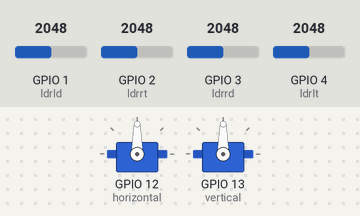
This sketch was run on a simulated ESP32-S2. Shown: 2 × servo. Inputs (shaded band) come from the test bench; at power-on: GPIO 1 (ldrld) = 2048, GPIO 2 (ldrrt) = 2048, GPIO 3 (ldrrd) = 2048, GPIO 4 (ldrlt) = 2048.

Above: at 1.2 s.
1.3 s: GPIO 1 (ldrld) set to 2171
2.8 s: GPIO 1 (ldrld) set to 2278
At 3.28 s:
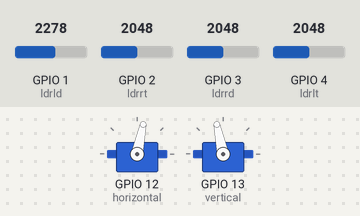
5.8 s: GPIO 2 (ldrrt) set to 2399
At 5.8 s:
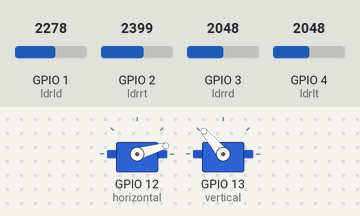
7.3 s: GPIO 2 (ldrrt) set to 2501
At 7.78 s:
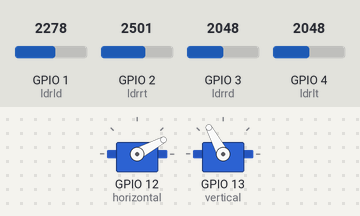
10.3 s: GPIO 3 (ldrrd) set to 2375
At 10.45 s:
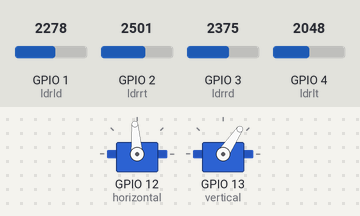
13.3 s: GPIO 3 (ldrrd) set to 2493
At 16.7 s:
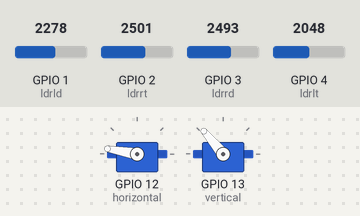
Timing chart, 0 to 17.3 s (numbered marks = the images above; inputs shaded):
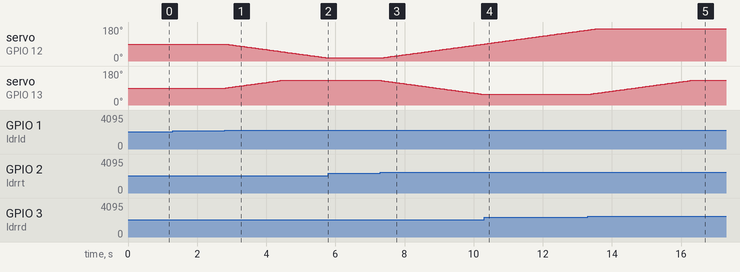

Measured:
- the behaviour switches between 2209 and 2210 on GPIO 1 (ldrld) (found by bisection; images 0 and 1)
- the behaviour switches between 2439 and 2440 on GPIO 2 (ldrrt) (found by bisection; images 2 and 3)
- the behaviour switches between 2431 and 2432 on GPIO 3 (ldrrd) (found by bisection; images 4 and 5)
- after the input at 1.3 s, every drawn part: stays the same
- after the input at 2.8 s, servo on GPIO 12 (horizontal): moves from 90° to 16° over 3.0 s, starting at once; servo on GPIO 13 (vertical): moves from 90° to 130° over 1.6 s, starting at once
- after the input at 5.8 s, servo on GPIO 12 (horizontal): stays 16° (without the input it goes to 15° after 0.03 s)
- after the input at 7.3 s, servo on GPIO 12 (horizontal): moves from 16° to 90° over 3.0 s, starting at once; servo on GPIO 13 (vertical): moves from 130° to 56° over 3.0 s, starting at once
- after the input at 10.3 s, servo on GPIO 13 (vertical): stays 56° (without the input it goes to 55° after 0.02 s)
- after the input at 13.3 s, servo on GPIO 13 (vertical): moves from 56° to 130° over 3.0 s, starting at once

The sketch:

Sunflower.ino
```cpp
#include <Arduino.h>
#include <ESP32Servo.h> // include Servo library

Servo horizontal; // horizontal servo
int servoh = 90; // stand horizontal servo

Servo vertical; // vertical servo
int servov = 90; // stand vertical servo

// LDR pin connections
int ldrld = A0; //LDR down left
int ldrrt = A1; //LDR top rigt
int ldrrd = A2; //ldr down rigt
int ldrlt = A3; //LDR top left

void setup()  {
  Serial.begin(115200);
  horizontal.attach(12);
  vertical.attach(13);
}

void loop() {
  int lt = analogRead(ldrlt); // top left
  int rt = analogRead(ldrrt); // top right
  int ld = analogRead(ldrld); // down left
  int rd = analogRead(ldrrd); // down rigt

int dtime = 40; // analogRead(4)/20; 40
int tol = 80;   // analogRead(5)/4;  80

int avt = (lt + rt) / 2; // average value top
int avd = (ld + rd) / 2; // average value down
int avl = (lt + ld) / 2; // average value left
int avr = (rt + rd) / 2; // average value right

int dvert = avt - avd; // check the diffirence of up and down
int dhoriz = avl - avr;// check the diffirence og left and rigt

// check if the diffirence is in the tolerance else change vertical angle
if (abs(dvert) > tol)  {
  if (avd > avt)  {
    servov = ++servov;
    if (servov > 130) { servov = 130; }
  }
  else if (avd < avt) {
    servov= --servov;
    if (servov < 50) { servov = 50; }
  }
  else if (avl == avr)  {}  // do nothing
  vertical.write(servov);
}

// check if the diffirence is in the tolerance else change horizontal angle
if (abs(dhoriz) > tol)  {
  if (avl > avr)  {
    servoh = --servoh;
    if (servoh < 10) { servoh = 10; }
  }
  else if (avl < avr) {
    servoh = ++servoh;
    if (servoh > 170) { servoh = 170; }
  }
  else if (avl == avr)  {}  // do nothing
  horizontal.write(servoh);
}
delay(dtime);
}
```
